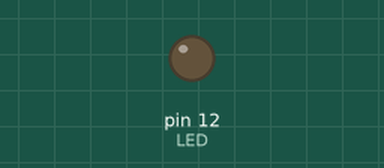
Recording of a sketch running on a simulated Arduino Uno, built with avr-gcc and run on an emulated ATmega328P. Parts: output pins drawn as LEDs (lit = HIGH).

Above: at 1.5 s.
At 5.5 s:
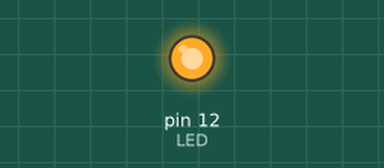
Timing chart, 0 to 10.4 s (numbered marks = the images above):
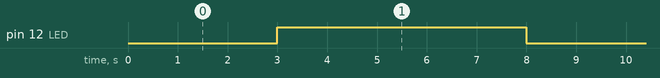

The sketch:

main_millis.ino
```cpp
#define LED PB4   // LED on Port B pin 4

unsigned long prev = 0;
int on = 5000;
int off = 3000;

void setup()
{
  DDRB |= (1 << LED);     // LED output
  PORTB &= ~(1 << LED);   // LED off
}

void loop()
{
  unsigned long current = millis();

  // LED OFF -> turn ON after "off" time
  if ((current - prev >= off) && !(PINB & (1 << LED)))
  {
    prev = current;
    PORTB ^= (1 << LED);   // Toggle ON
  }

  // LED ON -> turn OFF after "on" time
  if ((current - prev >= on) && (PINB & (1 << LED)))
  {
    prev = current;
    PORTB ^= (1 << LED);   // Toggle OFF
  }
}
```

Measured:
- by itself, pin 12 (LED): alternates HIGH for 5.0 s and LOW for 3.0 s
